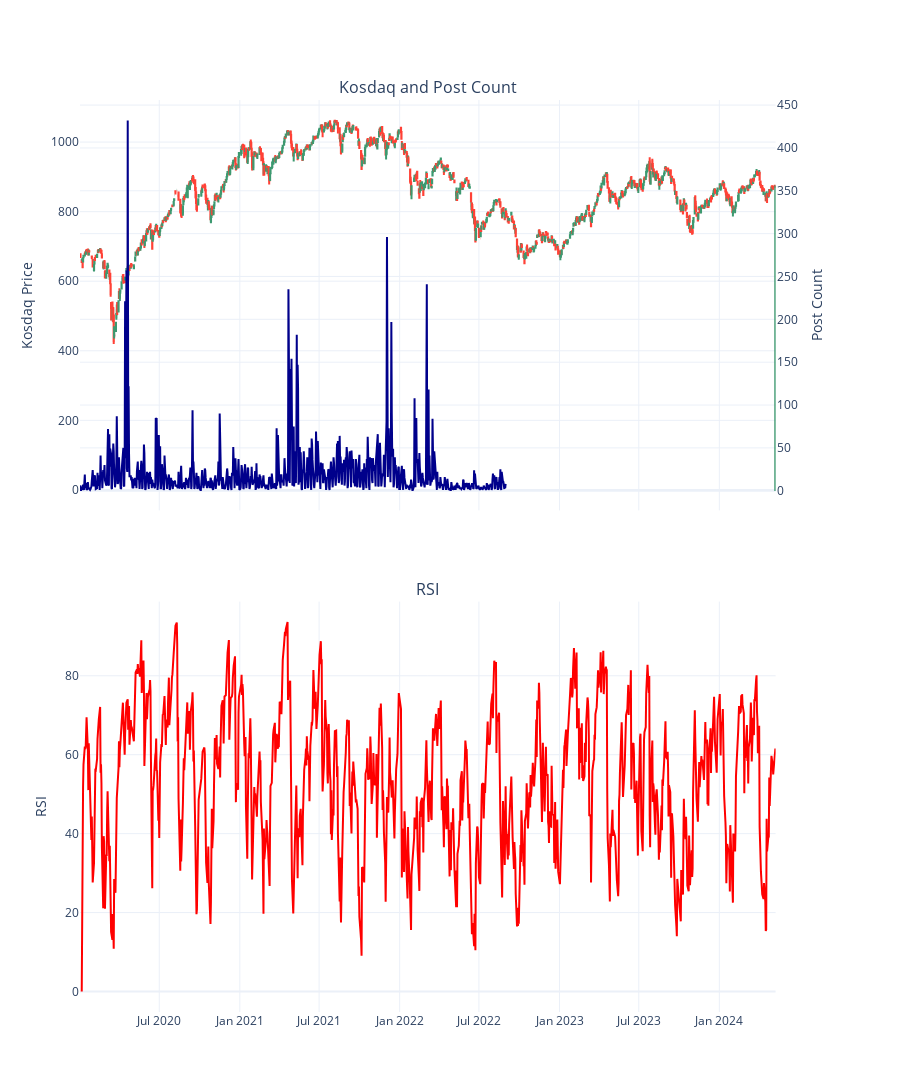

Source (notebook cell):
### Code cell
import pandas as pd
import plotly.graph_objects as go
from plotly.subplots import make_subplots


bbs_trend = pd.read_csv('./data/code_032800.csv')

# 날짜 형식 변환
bbs_trend['create_date'] = pd.to_datetime(bbs_trend['create_date'])
kosdaq_hist['Date'] = pd.to_datetime(kosdaq_hist['Date'])

# 게시글 시작 날짜 찾기
start_date = bbs_trend['create_date'].min()

# 코스닥 데이터에서 게시글 시작 날짜 이후 데이터만 필터링
kosdaq_hist_filtered = kosdaq_hist[kosdaq_hist['Date'] >= start_date]

# RSI 계산
delta = kosdaq_hist_filtered['Close'].diff()
gain = (delta.where(delta > 0, 0)).ewm(span=14, adjust=False).mean()
loss = (-delta.where(delta < 0, 0)).ewm(span=14, adjust=False).mean()
rsi = 100 - (100 / (1 + gain / loss))
kosdaq_hist_filtered['RSI'] = rsi

# 게시글 수 계산
posts_per_day = bbs_trend.groupby(bbs_trend['create_date'].dt.date).size().reset_index(name='count')

# 다중 서브플롯 생성
fig = make_subplots(rows=2, cols=1, shared_xaxes=True, 
                    vertical_spacing=0.1, subplot_titles=('Kosdaq and Post Count', 'RSI'),
                    specs=[[{"secondary_y": True}], [{}]])

# 코스닥 캔들스틱 차트
candlestick = go.Candlestick(x=kosdaq_hist_filtered['Date'],
                             open=kosdaq_hist_filtered['Open'],
                             high=kosdaq_hist_filtered['High'],
                             low=kosdaq_hist_filtered['Low'],
                             close=kosdaq_hist_filtered['Close'],
                             name='Kosdaq')

# 게시글 수를 일자별로 나타내는 라인 차트
bbs_line_chart = go.Scatter(x=posts_per_day['create_date'], y=posts_per_day['count'],
                            mode='lines', line=dict(color='darkblue'), name='Post Count')

# RSI 지표 그래프
rsi_chart = go.Scatter(x=kosdaq_hist_filtered['Date'], y=kosdaq_hist_filtered['RSI'],
                       mode='lines', line=dict(color='red'), name='RSI')

# 상단 차트에 코스닥 캔들스틱과 게시글 수 라인 차트 추가
fig.add_trace(candlestick, row=1, col=1, secondary_y=False)
fig.add_trace(bbs_line_chart, row=1, col=1, secondary_y=True)

# 하단 차트에 RSI 그래프 추가
fig.add_trace(rsi_chart, row=2, col=1)

# 레이아웃 설정
fig.update_layout(xaxis_rangeslider_visible=False, height=1200, showlegend=False,
                  yaxis=dict(title='Kosdaq Price'),
                  yaxis2=dict(title='Post Count', overlaying='y', side='right'),
                  yaxis3=dict(title='RSI'))

# 서브플롯 각각에 대한 축 속성 설정
fig.update_yaxes(title_text="Kosdaq Price", row=1, col=1)
fig.update_yaxes(title_text="Post Count", secondary_y=True, row=1, col=1)
fig.update_yaxes(title_text="RSI", row=2, col=1)

fig.show()

### Figure 1 — Plotly figure (JSON) as saved in the notebook; plotly's stock layout.template omitted (floating-point values rounded to 4 significant figures; data arrays with more than 128 entries replaced by an {"elided": "..."} marker saying what was removed)
{"data": [{"close": {"elided": "1069 float values"}, "high": {"elided": "1069 float values"}, "low": {"elided": "1069 float values"}, "name": "Kosdaq", "open": {"elided": "1069 float values"}, "type": "candlestick", "x": {"elided": "1069 str values"}, "xaxis": "x", "yaxis": "y"}, {"line": {"color": "darkblue"}, "mode": "lines", "name": "Post Count", "type": "scatter", "x": {"elided": "944 str values"}, "xaxis": "x", "y": {"elided": "944 int values"}, "yaxis": "y2"}, {"line": {"color": "red"}, "mode": "lines", "name": "RSI", "type": "scatter", "x": {"elided": "1069 str values"}, "xaxis": "x2", "y": {"elided": "1069 float values"}, "yaxis": "y3"}], "layout": {"annotations": [{"font": {"size": 16}, "showarrow": false, "text": "Kosdaq and Post Count", "x": 0.47, "xanchor": "center", "xref": "paper", "y": 1, "yanchor": "bottom", "yref": "paper"}, {"font": {"size": 16}, "showarrow": false, "text": "RSI", "x": 0.47, "xanchor": "center", "xref": "paper", "y": 0.45, "yanchor": "bottom", "yref": "paper"}], "height": 1200, "showlegend": false, "xaxis": {"anchor": "y", "domain": [0, 0.94], "matches": "x2", "rangeslider": {"visible": false}, "showticklabels": false}, "xaxis2": {"anchor": "y3", "domain": [0, 0.94]}, "yaxis": {"anchor": "x", "domain": [0.55, 1], "title": {"text": "Kosdaq Price"}}, "yaxis2": {"anchor": "x", "overlaying": "y", "side": "right", "title": {"text": "Post Count"}}, "yaxis3": {"anchor": "x2", "domain": [0, 0.45], "title": {"text": "RSI"}}}}
